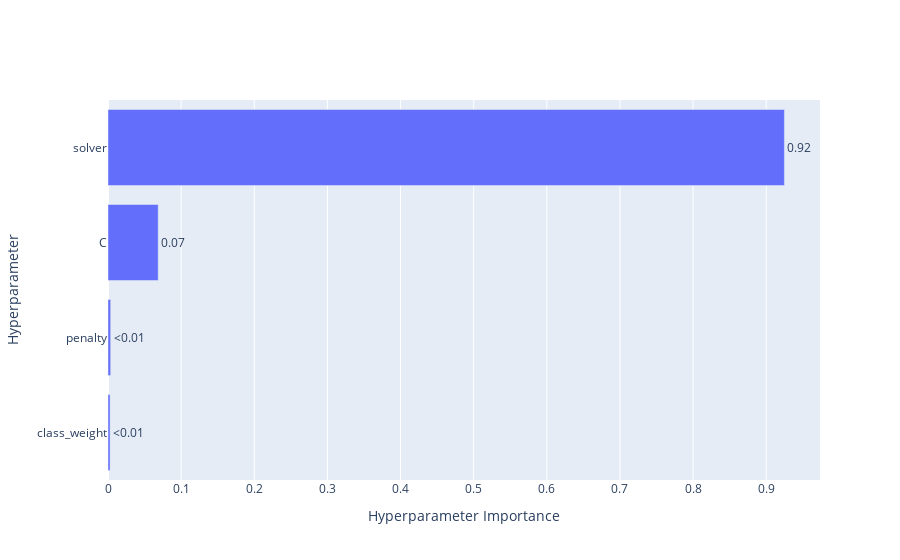

Notebook cell for this chart:
### Code cell
fig=optuna.visualization.plot_param_importances(study_best_features)
fig.update_layout(title="")

### Figure 1 — Plotly figure (JSON) as saved in the notebook; plotly's stock layout.template omitted (floating-point values rounded to 4 significant figures)
{"data": [{"cliponaxis": false, "hovertemplate": ["class_weight (CategoricalDistribution): 0.002857147558808815<extra></extra>", "penalty (CategoricalDistribution): 0.0036512138098955677<extra></extra>", "C (FloatDistribution): 0.0686644724011608<extra></extra>", "solver (CategoricalDistribution): 0.9248271662301347<extra></extra>"], "name": "Objective Value", "orientation": "h", "text": ["<0.01", "<0.01", "0.07", "0.92"], "textposition": "outside", "type": "bar", "x": [0.002857, 0.003651, 0.06866, 0.9248], "y": ["class_weight", "penalty", "C", "solver"]}], "layout": {"title": {"text": ""}, "xaxis": {"title": {"text": "Hyperparameter Importance"}}, "yaxis": {"title": {"text": "Hyperparameter"}}}}
